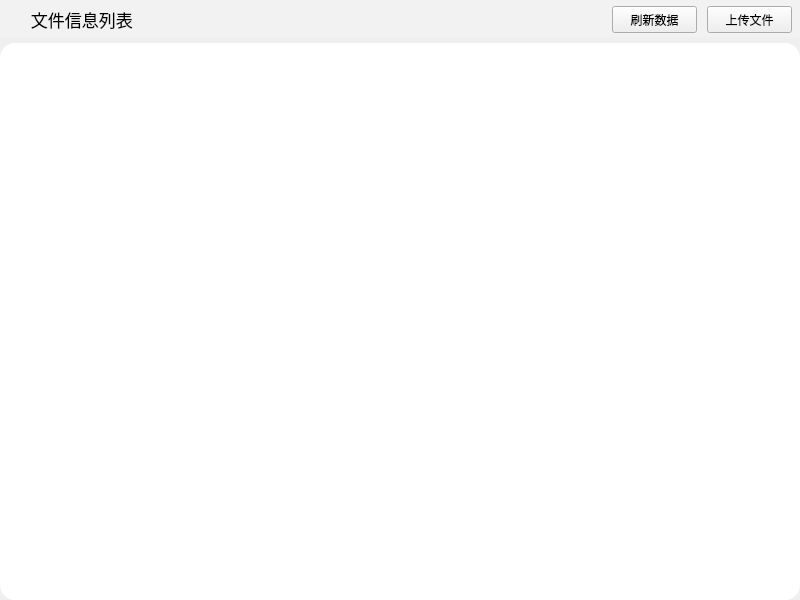
<?xml version="1.0" encoding="UTF-8"?>
<ui version="4.0">
 <class>FileWindow</class>
 <widget class="QWidget" name="FileWindow">
  <property name="geometry">
   <rect>
    <x>0</x>
    <y>0</y>
    <width>800</width>
    <height>600</height>
   </rect>
  </property>
  <property name="windowTitle">
   <string>Widget</string>
  </property>
  <layout class="QVBoxLayout" name="verticalLayout">
   <property name="leftMargin">
    <number>0</number>
   </property>
   <property name="topMargin">
    <number>0</number>
   </property>
   <property name="rightMargin">
    <number>0</number>
   </property>
   <property name="bottomMargin">
    <number>0</number>
   </property>
   <item>
    <widget class="QWidget" name="file_info_widget" native="true">
     <property name="sizePolicy">
      <sizepolicy hsizetype="Expanding" vsizetype="Fixed">
       <horstretch>0</horstretch>
       <verstretch>0</verstretch>
      </sizepolicy>
     </property>
     <property name="minimumSize">
      <size>
       <width>0</width>
       <height>35</height>
      </size>
     </property>
     <property name="maximumSize">
      <size>
       <width>16777213</width>
       <height>40</height>
      </size>
     </property>
     <property name="styleSheet">
      <string notr="true">/*设置QWidget样式*/
QWidget#file_info_widget{
background-color: rgb(242,242,242);
}

/*设置按钮样式*/
QPushButton#pushButton_change_storage_path{
border-radius: 3px;
border: 1px solid rgb(204,204,204);
background-color: white;
}

</string>
     </property>
     <layout class="QHBoxLayout" name="horizontalLayout">
      <property name="spacing">
       <number>10</number>
      </property>
      <property name="leftMargin">
       <number>12</number>
      </property>
      <property name="topMargin">
       <number>6</number>
      </property>
      <property name="rightMargin">
       <number>8</number>
      </property>
      <property name="bottomMargin">
       <number>4</number>
      </property>
      <item>
       <widget class="QLabel" name="label">
        <property name="minimumSize">
         <size>
          <width>161</width>
          <height>0</height>
         </size>
        </property>
        <property name="font">
         <font>
          <pointsize>13</pointsize>
          <bold>false</bold>
         </font>
        </property>
        <property name="text">
         <string>    文件信息列表</string>
        </property>
       </widget>
      </item>
      <item>
       <spacer name="horizontalSpacer">
        <property name="orientation">
         <enum>Qt::Horizontal</enum>
        </property>
        <property name="sizeHint" stdset="0">
         <size>
          <width>40</width>
          <height>20</height>
         </size>
        </property>
       </spacer>
      </item>
      <item>
       <widget class="QPushButton" name="pushButton_refresh">
        <property name="minimumSize">
         <size>
          <width>85</width>
          <height>27</height>
         </size>
        </property>
        <property name="text">
         <string>刷新数据</string>
        </property>
       </widget>
      </item>
      <item>
       <widget class="QPushButton" name="pushButton_upload">
        <property name="minimumSize">
         <size>
          <width>85</width>
          <height>27</height>
         </size>
        </property>
        <property name="text">
         <string>上传文件</string>
        </property>
       </widget>
      </item>
     </layout>
    </widget>
   </item>
   <item>
    <widget class="QWidget" name="file_widget" native="true">
     <property name="sizePolicy">
      <sizepolicy hsizetype="Expanding" vsizetype="Expanding">
       <horstretch>0</horstretch>
       <verstretch>0</verstretch>
      </sizepolicy>
     </property>
     <property name="styleSheet">
      <string notr="true">/*设置QWidget样式*/
QWidget#file_widget{
border-radius: 15px;
background-color: white;
}

/*设置QListWidget显示为无边框*/
QListWidget { 
border: none; 
}

QListWidget::item {
border-bottom: 1px solid rgb(245,245,245); 
}

QListWidget::item:hover {
background-color: rgb(229,243,255);
}

QListWidget::item:selected { 
background-color: rgb(204,232,255); 
border: none; 
}



</string>
     </property>
     <layout class="QHBoxLayout" name="horizontalLayout_2">
      <property name="leftMargin">
       <number>6</number>
      </property>
      <property name="topMargin">
       <number>6</number>
      </property>
      <property name="rightMargin">
       <number>6</number>
      </property>
      <property name="bottomMargin">
       <number>6</number>
      </property>
      <item>
       <widget class="QListWidget" name="listWidget">
        <property name="sizePolicy">
         <sizepolicy hsizetype="Expanding" vsizetype="Preferred">
          <horstretch>0</horstretch>
          <verstretch>0</verstretch>
         </sizepolicy>
        </property>
       </widget>
      </item>
     </layout>
    </widget>
   </item>
  </layout>
 </widget>
 <resources/>
 <connections/>
</ui>
